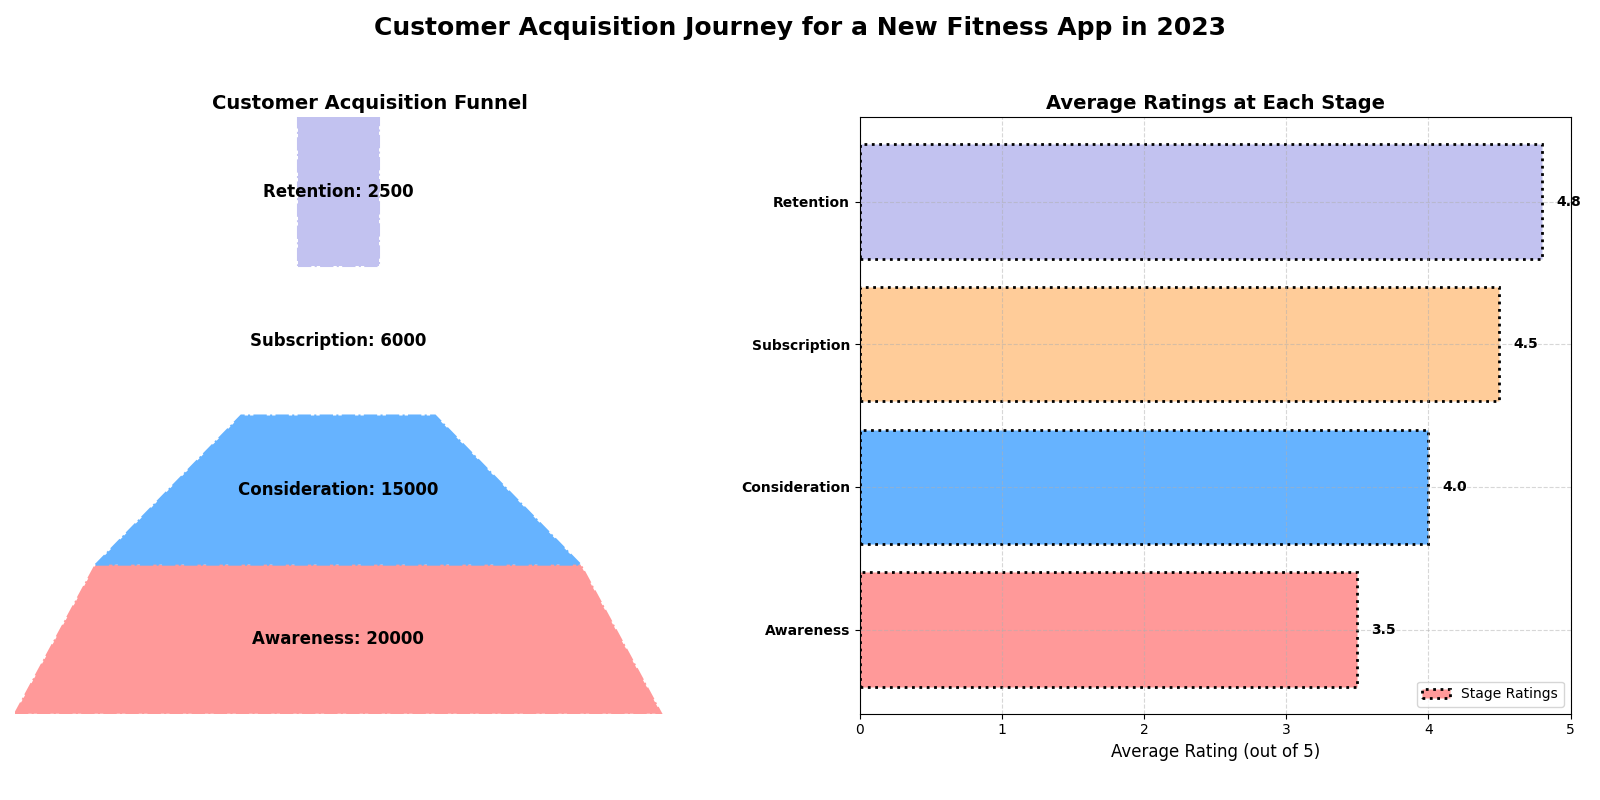

Write the Python code that produced this figure.
import matplotlib.pyplot as plt
import matplotlib.patches as patches
import numpy as np

# Stages and data
stages = ["Awareness", "Consideration", "Subscription", "Retention"]
user_counts = [20000, 15000, 6000, 2500]
average_ratings = [3.5, 4.0, 4.5, 4.8]
colors = ['#ff9999', '#66b3ff', '#ffcc99', '#c2c2f0']

# Create figure and subplots
fig, (ax1, ax2) = plt.subplots(1, 2, figsize=(16, 8))
fig.suptitle('Customer Acquisition Journey for a New Fitness App in 2023', fontsize=18, fontweight='bold')
plt.subplots_adjust(wspace=0.4)

# Funnel Plot - using different edge styles and adding dashed grid
ax1.set_xlim(0, max(user_counts) + 2000)
ax1.set_ylim(0, len(stages))
ax1.grid(True, linestyle='--', alpha=0.7)
for i in range(len(stages) - 1):
    left = (max(user_counts) - user_counts[i]) / 2
    width_top = user_counts[i]
    width_bottom = user_counts[i + 1]
    if i < len(stages) - 2: 
        trapezoid = patches.Polygon(
            [
                (left, i),
                (left + width_top, i),
                (left + (width_top + width_bottom) / 2, i + 1),
                (left + (width_top - width_bottom) / 2, i + 1)
            ],
            closed=True, color=colors[i], edgecolor='black', linestyle='-.', linewidth=1.5
        )
        ax1.add_patch(trapezoid)
left = (max(user_counts) - user_counts[-1]) / 2
rectangle = patches.Rectangle(
    (left, len(stages) - 1), user_counts[-1], 1, color=colors[-1], edgecolor='black', linestyle='-.', linewidth=1.5
)
ax1.add_patch(rectangle)
for i, (stage, count) in enumerate(zip(stages, user_counts)):
    ax1.text(max(user_counts) / 2, i + 0.5, f'{stage}: {count}', va='center', ha='center', color='black', fontsize=12, fontweight='bold')
ax1.set_xticks([])
ax1.set_yticks([])
ax1.set_title('Customer Acquisition Funnel', fontsize=14, fontweight='bold')
for spine in ax1.spines.values():
    spine.set_visible(False)

# Bar Chart with added grid
ax2.barh(stages, average_ratings, color=colors, edgecolor='black', linestyle=':', linewidth=2)
ax2.set_xlim(0, 5)
ax2.set_xlabel('Average Rating (out of 5)', fontsize=12)
ax2.set_yticks(range(len(stages)))
ax2.set_yticklabels(stages, fontsize=10, fontweight='bold')
ax2.set_title('Average Ratings at Each Stage', fontsize=14, fontweight='bold')
ax2.grid(True, linestyle='--', alpha=0.5)
for i, v in enumerate(average_ratings):
    ax2.text(v + 0.1, i, f"{v:.1f}", va='center', fontsize=10, fontweight='bold')

# Add custom legend to explain color coding
ax2.legend(['Stage Ratings'], loc='lower right', fontsize=10)

plt.tight_layout(rect=[0, 0.03, 1, 0.95])
plt.show()
